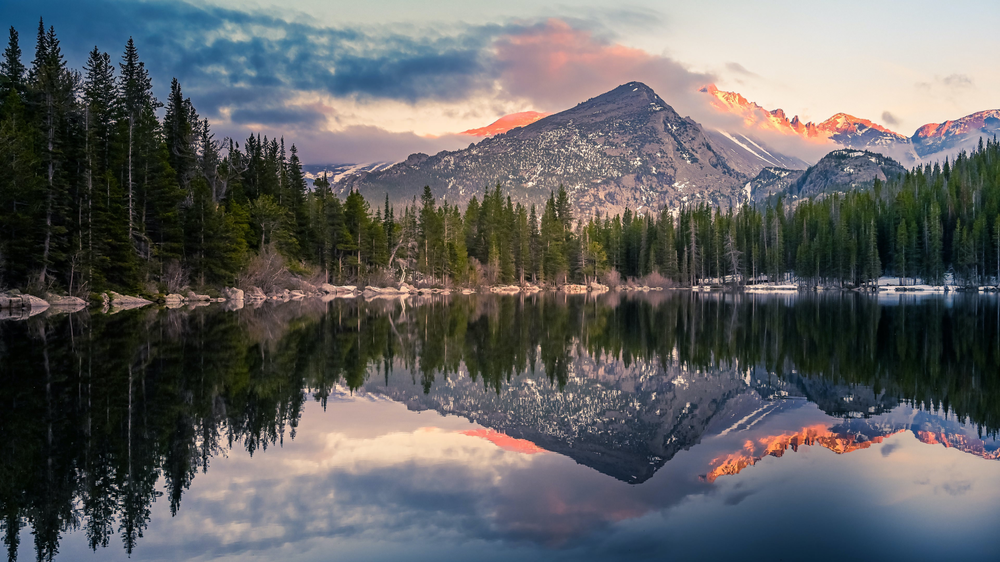
#> input picture images/image01.png, 1000 x 562 px, shrunk from 1920 x 1080 before the run
$ python thresholding.py
#> lines starting #> are read from the running program, lines starting #| are printed output that depends on the picture
import cv2

img = cv2.imread("../../images/image01.png")
#> img is the input picture: shape (562, 1000, 3); mean B, G, R 97.6, 96.9, 96.2

# 基本阙值处理
_, th1 = cv2.threshold(img,127,255,cv2.THRESH_BINARY)
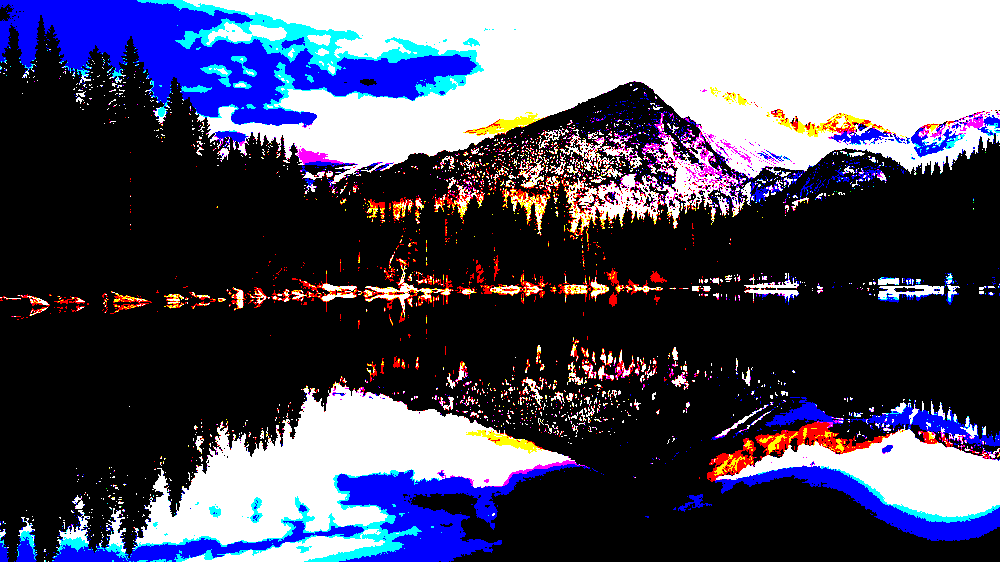
#> th1: shape (562, 1000, 3); mean B, G, R 98.6, 77.7, 78.6
_, th2 = cv2.threshold(img,127,255,cv2.THRESH_BINARY_INV)
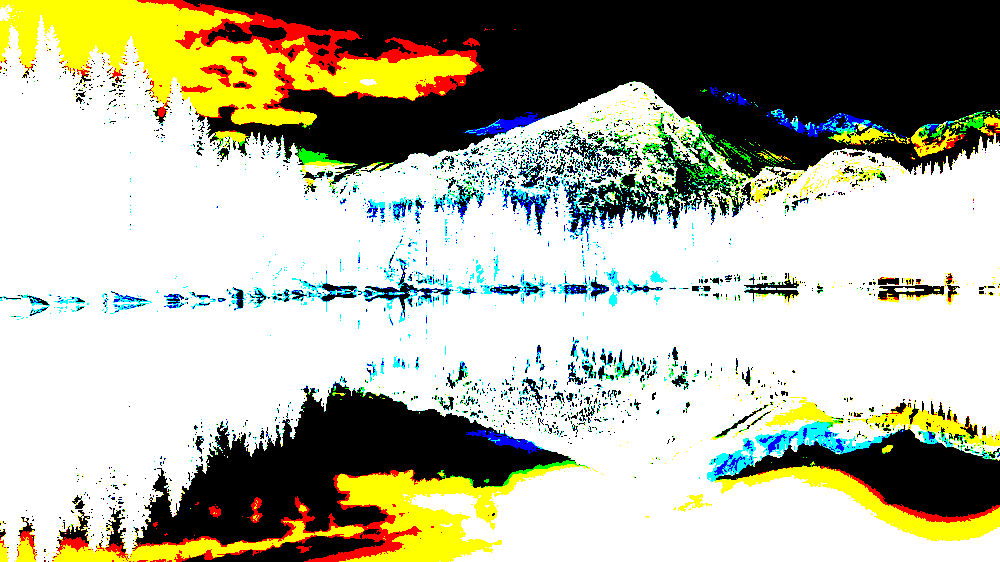
#> th2: shape (562, 1000, 3); mean B, G, R 156.4, 177.3, 176.4
_, th3 = cv2.threshold(img,127,255,cv2.THRESH_TRUNC)
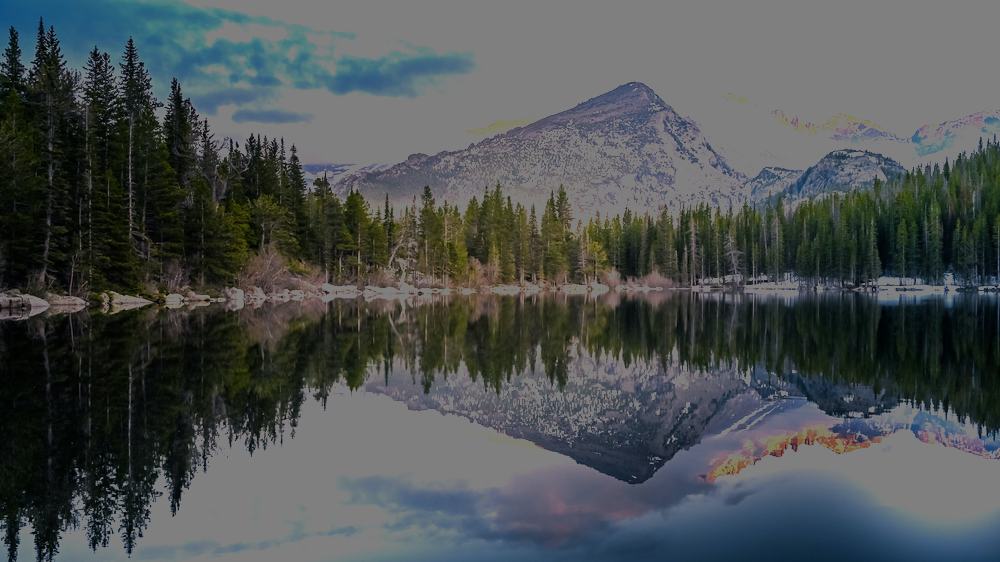
#> th3: shape (562, 1000, 3); mean B, G, R 82.4, 81.9, 76.5
_, th4 = cv2.threshold(img,127,255,cv2.THRESH_TOZERO)
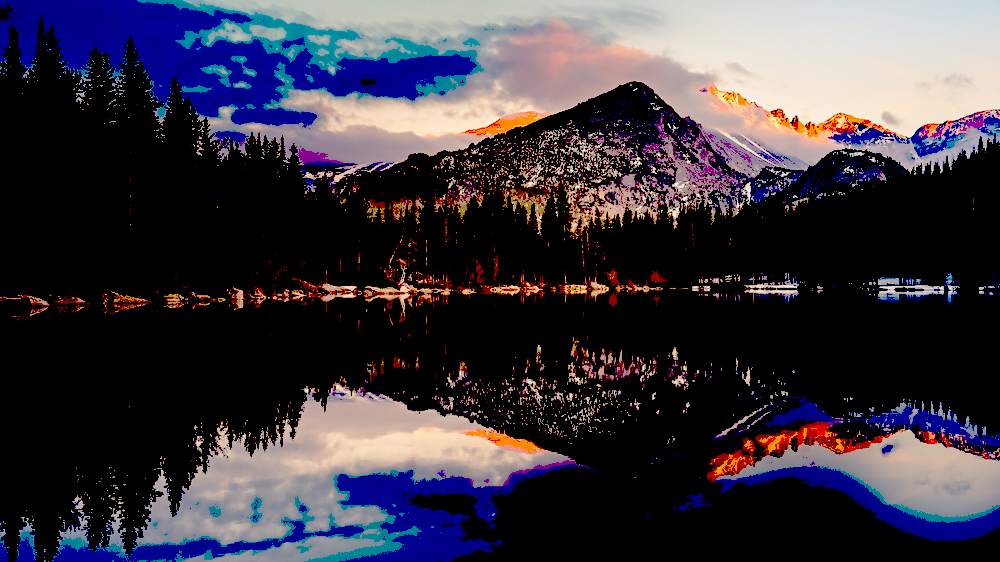
#> th4: shape (562, 1000, 3); mean B, G, R 64.3, 53.7, 58.8
_, th5 = cv2.threshold(img,127,255,cv2.THRESH_TOZERO_INV)
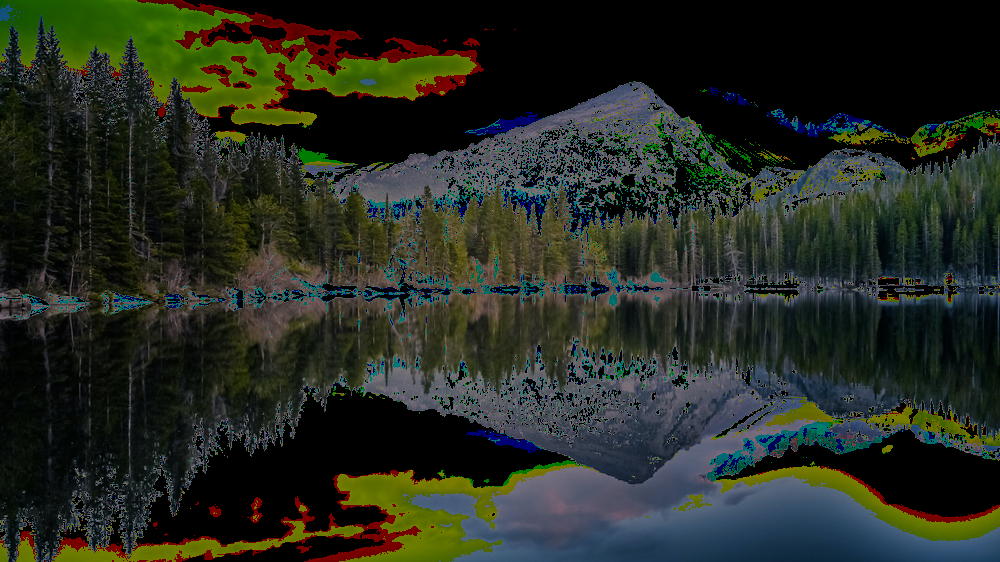
#> th5: shape (562, 1000, 3); mean B, G, R 33.3, 43.2, 37.4

# 适应性阙值处理
#> (the run stopped early here; a loop or call above may not have finished)
